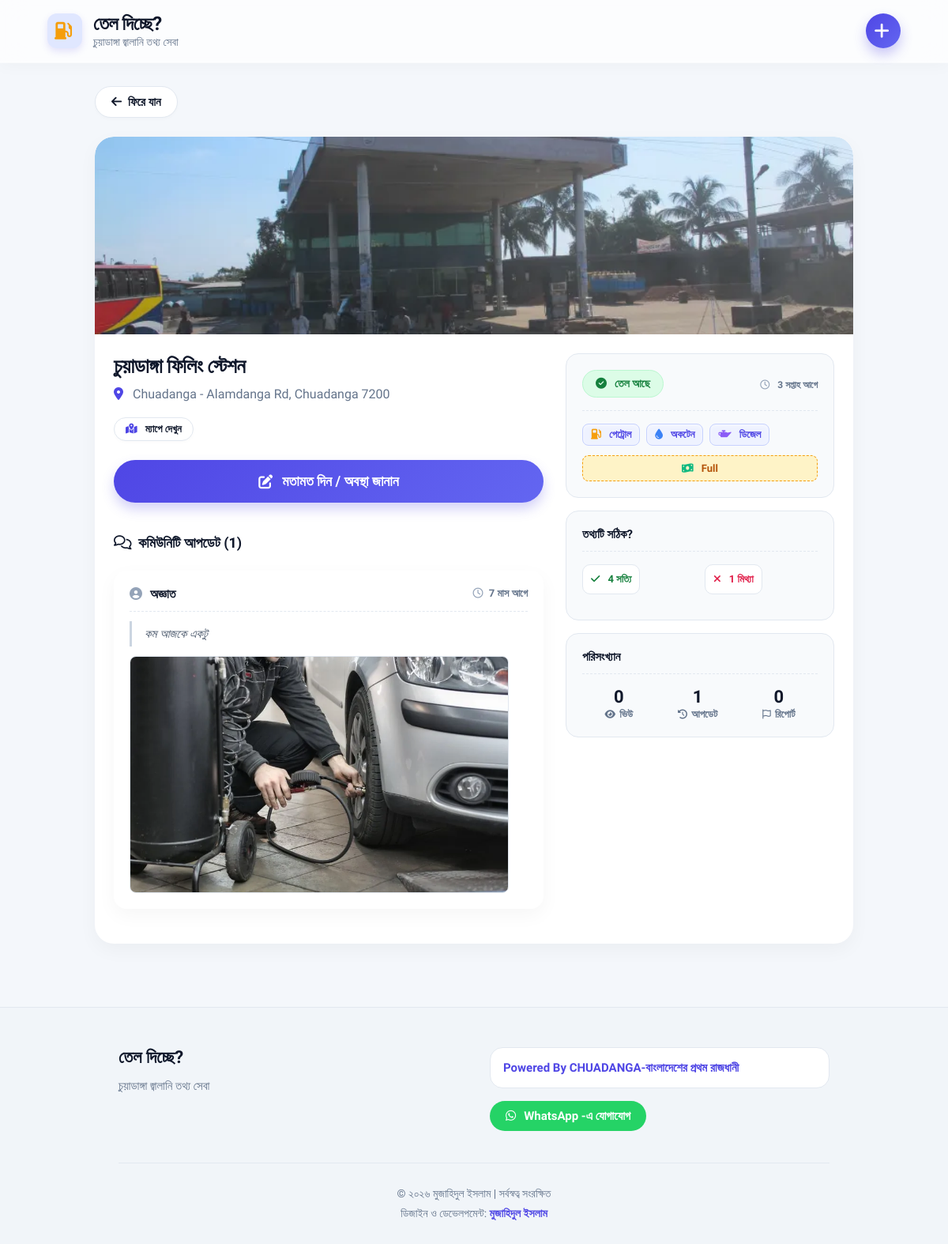
Page /details.php?id=5 on the earlier database version.
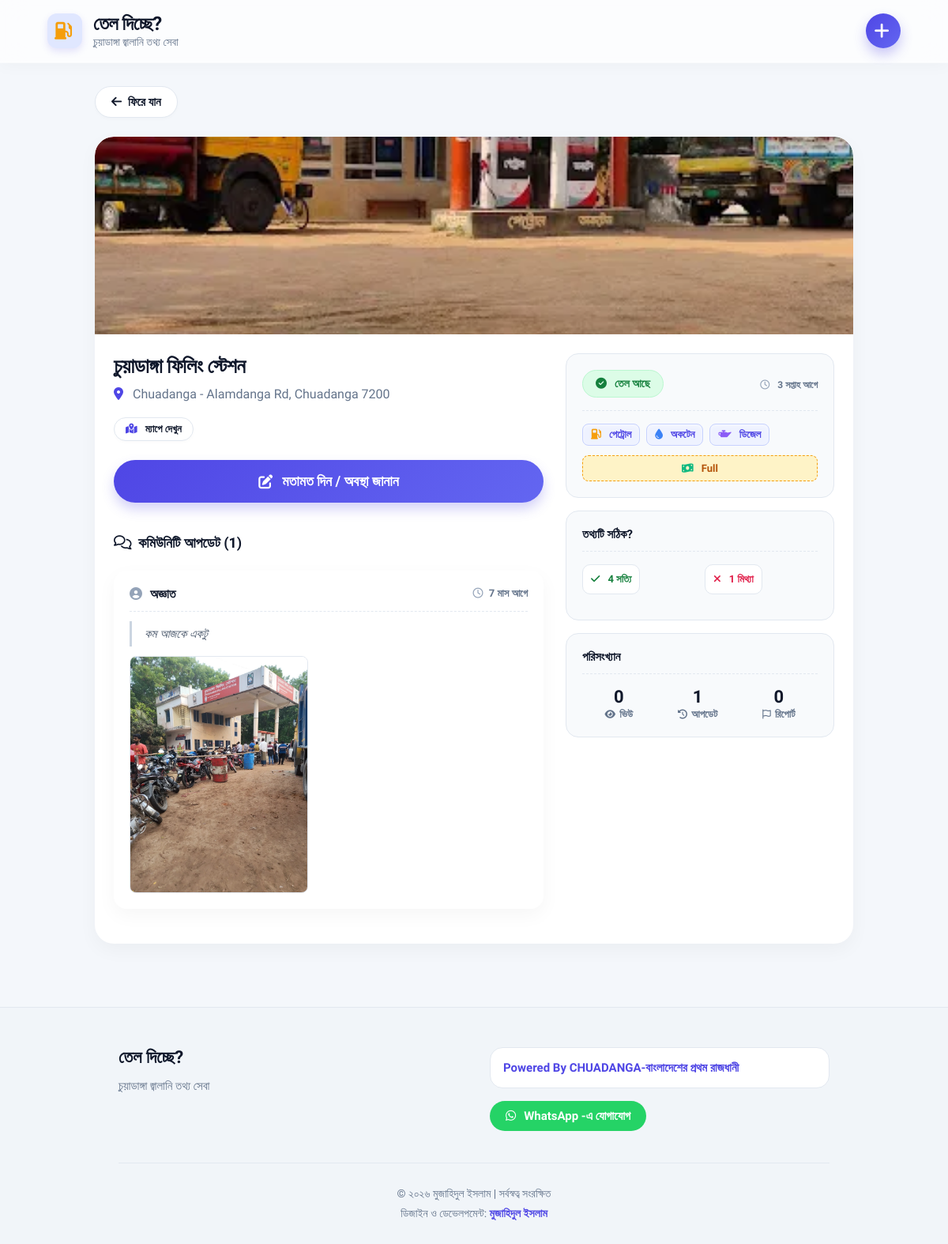
Same page on the later database version.
### tables this page shows
CREATE TABLE IF NOT EXISTS `pumps` (
    `id` INT AUTO_INCREMENT PRIMARY KEY,
    `name` VARCHAR(255) NOT NULL,
    `address` VARCHAR(255) NOT NULL,
    `has_fuel` TINYINT(1) DEFAULT 1,
    `petrol` TINYINT(1) DEFAULT 0,
    `octane` TINYINT(1) DEFAULT 0,
    `diesel` TINYINT(1) DEFAULT 0,
    `fuel_limit` VARCHAR(100) DEFAULT NULL,
    `map_link` TEXT DEFAULT NULL,
    `phone` VARCHAR(50) DEFAULT NULL,
    `image_path` VARCHAR(255) DEFAULT NULL,
    `added_by` VARCHAR(100) DEFAULT NULL,
    `likes` INT DEFAULT 0,
    `dislikes` INT DEFAULT 0,
    `report_count` INT DEFAULT 0,
    `view_count` INT DEFAULT 0,
    `last_updated` TIMESTAMP DEFAULT CURRENT_TIMESTAMP ON UPDATE CURRENT_TIMESTAMP
);

CREATE TABLE IF NOT EXISTS `comments` (
    `id` INT AUTO_INCREMENT PRIMARY KEY,
    `pump_id` INT NOT NULL,
    `ip_address` VARCHAR(45) NOT NULL,
    `author` VARCHAR(100) DEFAULT 'অজ্ঞাত',
    `comment_text` TEXT DEFAULT NULL,
    `image_path` VARCHAR(255) DEFAULT NULL,
    `created_at` TIMESTAMP DEFAULT CURRENT_TIMESTAMP,
    CONSTRAINT `fk_comments_pump` FOREIGN KEY (`pump_id`) REFERENCES `pumps` (`id`) ON DELETE CASCADE
);

### details.php (the view, shortened to what the changed rows need)
<?php
require_once 'db.php';
if (!function_exists('time_elapsed_string')) {
function time_elapsed_string($datetime, $full = false) {
    try {
        $now = new DateTime('now', new DateTimeZone('Asia/Dhaka'));
        $ago = new DateTime($datetime, new DateTimeZone('Asia/Dhaka'));
    } catch (Exception $e) {
        return 'কিছুক্ষণ আগে';
    }
    $diff = $now->diff($ago);
    $weeks = (int)floor($diff->d / 7);
    $days = $diff->d - ($weeks * 7);
    $string = [
        'y' => $diff->y ? $diff->y . ' বছর' : '',
        'm' => $diff->m ? $diff->m . ' মাস' : '',
        'w' => $weeks ? $weeks . ' সপ্তাহ' : '',
        'd' => $days ? $days . ' দিন' : '',
        'h' => $diff->h ? $diff->h . ' ঘণ্টা' : '',
        'i' => $diff->i ? $diff->i . ' মিনিট' : '',
        's' => $diff->s ? $diff->s . ' সেকেন্ড' : '',
    ];
    $string = array_filter($string);
    if (!$full) {
        $string = array_slice($string, 0, 1);
    }
    return !empty($string) ? reset($string) . ' আগে' : 'এইমাত্র';
}
}
$pump_id = (int)$_GET['id'];
$stmt = $pdo->prepare("SELECT * FROM pumps WHERE id = ?");
$stmt->execute([$pump_id]);
$pump = $stmt->fetch(PDO::FETCH_ASSOC);
if (!isset($_SESSION['viewed_pumps']) || !in_array($pump_id, $_SESSION['viewed_pumps'])) {
    try {
        $pdo->prepare("UPDATE pumps SET view_count = view_count + 1 WHERE id = ?")->execute([$pump_id]);
    } catch (Exception $e) {}
}
$stmtComments = $pdo->prepare("SELECT * FROM comments WHERE pump_id = ? ORDER BY created_at DESC");
$stmtComments->execute([$pump_id]);
$comments = $stmtComments->fetchAll(PDO::FETCH_ASSOC);
$total_reports = $pump['report_count'] ?? 0;
$total_updates = count($comments);
require_once 'header.php';
?>
<div class="main-container">
    <div class="details-card">
        <?php if (!empty($pump['image_path'])): ?>
            <div class="details-image-wrapper">
                <img src="<?= htmlspecialchars($pump['image_path']) ?>" alt="Pump" class="pump-thumb" onerror="this.parentElement.style.display='none';">
            </div>
        <?php endif; ?>
        <div class="details-grid-compact">
            <div class="details-main-info">
                <h1 class="details-title"><?= htmlspecialchars($pump['name']) ?></h1>
                <p class="details-address"><i class="fa-solid fa-location-dot"></i><?= htmlspecialchars($pump['address']) ?></p>
                <div class="contact-links-row" style="margin-top: 20px; margin-bottom: 24px;">
                    <?php if (!empty($pump['map_link'])): ?><a href="<?= htmlspecialchars($pump['map_link']) ?>" target="_blank" rel="noopener noreferrer" class="contact-pill"><i class="fa-solid fa-map-location-dot"></i> ম্যাপে দেখুন</a><?php endif; ?>
                </div>
                <button class="btn-submit update-btn open-update-modal" style="width: 100%; padding: 16px; font-size: 18px; flex: unset;" data-id="<?= $pump['id'] ?>" data-name="<?= htmlspecialchars($pump['name']) ?>" data-has-fuel="<?= $pump['has_fuel'] ? '1' : '0' ?>" data-petrol="<?= $pump['petrol'] ? '1' : '0' ?>" data-octane="<?= $pump['octane'] ? '1' : '0' ?>" data-diesel="<?= $pump['diesel'] ? '1' : '0' ?>" data-fuel-limit="<?= htmlspecialchars($pump['fuel_limit'] ?? '') ?>">
                    <i class="fa-solid fa-pen-to-square"></i> মতামত দিন / অবস্থা জানান
                </button>
                <div class="comments-section" style="margin-top: 40px;">
                    <h3 class="section-title" style="margin-bottom: 24px; font-size: 18px;"><i class="fa-regular fa-comments"></i> কমিউনিটি আপডেট (<?= $total_updates ?>)</h3>
                    <?php if (count($comments) > 0): ?>
                        <?php foreach($comments as $c): ?>
                            <div class="community-card" style="padding: 20px;">
                                <div class="community-card-header" style="padding-bottom: 12px; margin-bottom: 12px;">
                                    <div class="community-author"><i class="fa-solid fa-user-circle"></i> <?= htmlspecialchars($c['author'] ?: 'অজ্ঞাত') ?></div>
                                    <div class="community-time"><i class="fa-regular fa-clock"></i> <?= time_elapsed_string($c['created_at']) ?></div>
                                </div>
                                <?php if(!empty($c['comment_text'])): ?>
                                    <div class="community-text"><?= nl2br(htmlspecialchars($c['comment_text'])) ?></div>
                                <?php endif; ?>
                                <?php if(!empty($c['image_path'])): ?>
                                    <div style="margin-top: 12px;">
                                        <a href="<?= htmlspecialchars($c['image_path']) ?>" target="_blank">
                                            <img src="<?= htmlspecialchars($c['image_path']) ?>" alt="Update Photo" style="max-width: 100%; max-height: 300px; border-radius: 8px; border: 1px solid var(--border); display: block;">
                                        </a>
                                    </div>
                                <?php endif; ?>
                            </div>
                        <?php endforeach; ?>
                    <?php else: ?>
                        <div class="empty-state" style="display: block; padding: 40px 20px; background: #f8fafc; border-style: solid;">
                            <p>এখনো কোনো আপডেট দেওয়া হয়নি।</p>
                        </div>
                    <?php endif; ?>
                </div>
            </div>
            <div class="details-status-info">
                <div class="details-widget-box">
                    <div class="widget-header">
                        <div class="details-meta"><span class="meta-item"><i class="fa-regular fa-clock"></i> <strong><?= time_elapsed_string($pump['last_updated']) ?></strong></span></div>
                    </div>
                    <?php if (!empty($pump['fuel_limit'])): ?>
                        <?php $limit_val = trim($pump['fuel_limit']); $limit_display = is_numeric($limit_val) ? $limit_val . ' টাকার' : $limit_val; ?>
                        <div class="limit-badge" style="margin-top: 12px; width: 100%; text-align: center; padding: 8px; justify-content: center;"><i class="fa-solid fa-money-bill-wave"></i> <span><?= htmlspecialchars($limit_display) ?></span></div>
                    <?php endif; ?>
                </div>
                <div class="details-widget-box">
                    <div class="feedback-actions" style="gap: 12px;">
                        <form method="POST" style="margin: 0; flex: 1;"><button type="submit" class="vote-btn vote-like" style="padding: 10px;" title="এই তথ্যটি সঠিক"><i class="fa-solid fa-check"></i> <span><?= $pump['likes'] ?? 0 ?> সত্যি</span></button></form>
                        <form method="POST" style="margin: 0; flex: 1;"><button type="submit" class="vote-btn vote-dislike" style="padding: 10px;" title="এই তথ্যটি মিথ্যা"><i class="fa-solid fa-times"></i> <span><?= $pump['dislikes'] ?? 0 ?> মিথ্যা</span></button></form>
                    </div>
                </div>
                <div class="details-widget-box">
                    <div class="compact-stats">
                        <div class="compact-stat-item"><span><?= $pump['view_count'] ?? 0 ?></span><i class="fa-solid fa-eye"></i> ভিউ</div>
                        <div class="compact-stat-item"><span><?= $total_reports ?></span><i class="fa-regular fa-flag"></i> রিপোর্ট</div>
                    </div>
                </div>
            </div>
        </div>
    </div>
</div>
<?php require_once 'footer.php'; ?>

Differences in the rows shown:
changed pumps "চুয়াডাঙ্গা ফিলিং স্টেশন": image_path: a different picture
changed comments "অজ্ঞাত": image_path: a different picture
